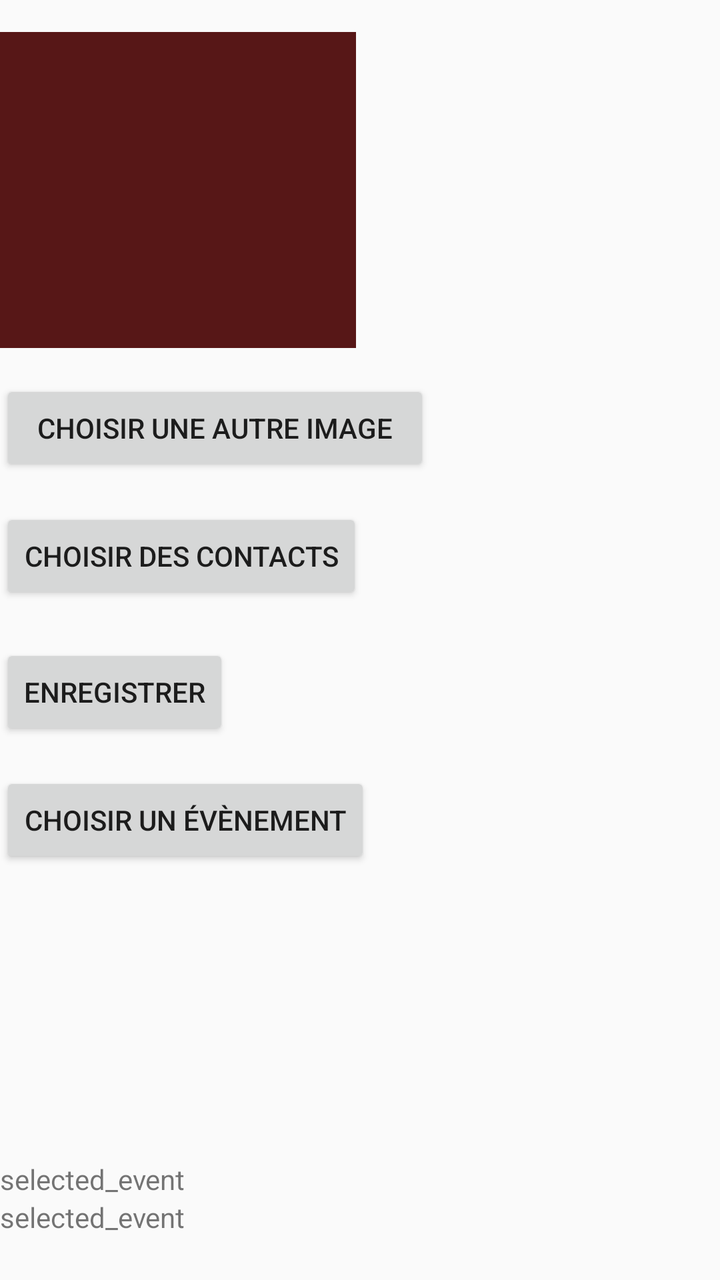
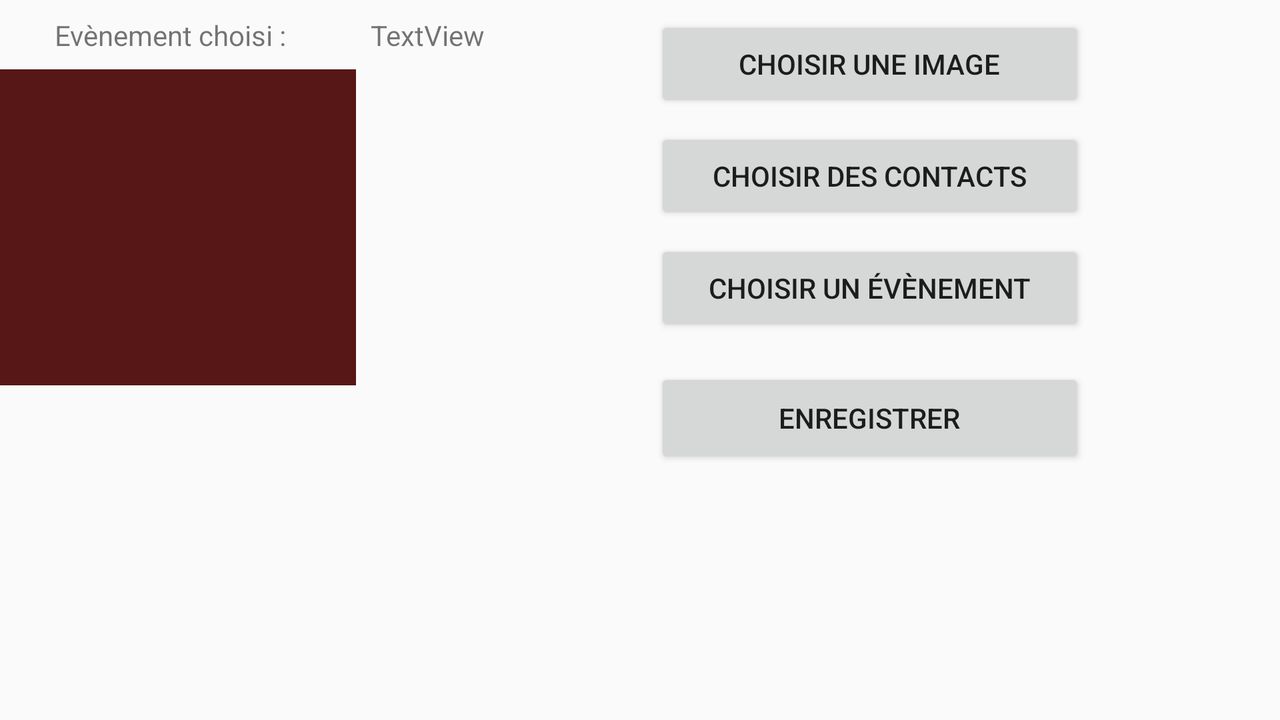

An Android layout and its configuration variant, each rendered on a device that would load it. The default file and the variant file are quoted in full after the pictures.
<!-- AndroidManifest.xml: application theme AppTheme -->
<!-- res/layout/annotations.xml -->
<?xml version="1.0" encoding="utf-8"?>
<androidx.constraintlayout.widget.ConstraintLayout xmlns:android="http://schemas.android.com/apk/res/android"
    xmlns:app="http://schemas.android.com/apk/res-auto"
    xmlns:tools="http://schemas.android.com/tools"
    android:layout_width="match_parent"
    android:layout_height="match_parent">
    <ScrollView
        android:layout_width="match_parent"
        android:layout_height="match_parent">

        <LinearLayout
            android:layout_width="match_parent"
            android:layout_height="match_parent"
            android:orientation="vertical">
            <ImageView
                android:id="@+id/selected_image_preview"
                android:layout_width="178dp"
                android:layout_height="158dp"
                android:layout_marginTop="16dp"
                android:background="#571717"
                app:layout_constraintEnd_toEndOf="parent"
                app:layout_constraintHorizontal_bias="0.5"
                app:layout_constraintStart_toStartOf="parent"
                app:layout_constraintTop_toTopOf="parent"
                tools:srcCompat="@tools:sample/avatars" />

            <Button
                android:id="@+id/choose_img"
                android:layout_width="215dp"
                android:layout_height="48dp"
                android:layout_marginTop="16dp"
                android:text="Choisir une autre image"
                app:layout_constraintEnd_toEndOf="parent"
                app:layout_constraintHorizontal_bias="0.5"
                app:layout_constraintStart_toStartOf="parent"
                app:layout_constraintTop_toBottomOf="@+id/selected_image_preview" />

            <Button
                android:id="@+id/choose_contacts"
                android:layout_width="wrap_content"
                android:layout_height="wrap_content"
                android:layout_marginTop="16dp"
                android:text="Choisir des contacts"
                app:layout_constraintEnd_toEndOf="parent"
                app:layout_constraintHorizontal_bias="0.497"
                app:layout_constraintStart_toStartOf="parent"
                app:layout_constraintTop_toBottomOf="@+id/choose_img" />

            <Button
                android:id="@+id/save_annotation"
                android:layout_width="wrap_content"
                android:layout_height="wrap_content"
                android:layout_marginTop="20dp"
                android:text="Enregistrer"
                app:layout_constraintEnd_toEndOf="parent"
                app:layout_constraintStart_toStartOf="parent"
                app:layout_constraintTop_toBottomOf="@+id/selected_contacts" />

            <Button
                android:id="@+id/choose_event"
                android:layout_width="wrap_content"
                android:layout_height="wrap_content"
                android:layout_marginTop="16dp"
                android:text="Choisir un évènement"
                app:layout_constraintEnd_toEndOf="parent"
                app:layout_constraintHorizontal_bias="0.5"
                app:layout_constraintStart_toStartOf="parent"
                app:layout_constraintTop_toBottomOf="@+id/choose_contacts" />

            <ListView
                android:id="@+id/selected_contacts"
                android:layout_width="298dp"
                android:layout_height="102dp"
                android:layout_marginTop="44dp"
                app:layout_constraintEnd_toEndOf="parent"
                app:layout_constraintHorizontal_bias="0.495"
                app:layout_constraintStart_toStartOf="parent"
                app:layout_constraintTop_toBottomOf="@+id/choose_event">

            </ListView>

            <TextView
                android:id="@+id/selected_event"
                android:layout_width="wrap_content"
                android:layout_height="wrap_content"
                android:text="selected_event"
                app:layout_constraintBottom_toTopOf="@+id/save_annotation"
                app:layout_constraintEnd_toEndOf="parent"
                app:layout_constraintHorizontal_bias="0.498"
                app:layout_constraintStart_toStartOf="parent"
                app:layout_constraintTop_toBottomOf="@+id/choose_event"
                app:layout_constraintVertical_bias="0.087" />

            <TextView
                android:id="@+id/selected_pic"
                android:layout_width="wrap_content"
                android:layout_height="wrap_content"
                android:text="selected_event"
                app:layout_constraintBottom_toTopOf="@+id/save_annotation"
                app:layout_constraintEnd_toEndOf="parent"
                app:layout_constraintHorizontal_bias="0.498"
                app:layout_constraintStart_toStartOf="parent"
                app:layout_constraintTop_toBottomOf="@+id/choose_event"
                app:layout_constraintVertical_bias="0.087" />
        </LinearLayout>
    </ScrollView>

</androidx.constraintlayout.widget.ConstraintLayout>
<!-- resources referenced by this layout -->
<resources>
  <style name="AppTheme" parent="Theme.AppCompat.Light.DarkActionBar">
          
          <item name="colorPrimary">@color/colorPrimary</item>
          <item name="colorPrimaryDark">@color/colorPrimaryDark</item>
          <item name="colorAccent">@color/colorAccent</item>
      </style>
</resources>
<!-- res/layout-land/annotations.xml (the repository's variant of the layout above) -->
<!-- drawn on the phone turned sideways -->
<?xml version="1.0" encoding="utf-8"?>
<androidx.constraintlayout.widget.ConstraintLayout xmlns:android="http://schemas.android.com/apk/res/android"
    xmlns:app="http://schemas.android.com/apk/res-auto"
    xmlns:tools="http://schemas.android.com/tools"
    android:layout_width="match_parent"
    android:layout_height="match_parent">

    <ImageView
        android:id="@+id/selected_image_preview"
        android:layout_width="178dp"
        android:layout_height="158dp"
        android:layout_marginTop="16dp"
        android:background="#571717"
        app:layout_constraintBottom_toBottomOf="parent"
        app:layout_constraintTop_toTopOf="parent"
        app:layout_constraintVertical_bias="0.100000024"
        tools:layout_editor_absoluteX="44dp"
        tools:srcCompat="@tools:sample/avatars" />

    <ListView
        android:id="@+id/selected_contacts"
        android:layout_width="335dp"
        android:layout_height="95dp"
        android:layout_marginTop="8dp"
        app:layout_constraintTop_toBottomOf="@+id/selected_image_preview"
        tools:layout_editor_absoluteX="20dp">

    </ListView>

    <Button
        android:id="@+id/choose_contacts"
        android:layout_width="215dp"
        android:layout_height="48dp"
        android:layout_marginTop="8dp"
        android:layout_marginEnd="16dp"
        android:layout_marginRight="16dp"
        android:text="Choisir des contacts"
        app:layout_constraintEnd_toEndOf="parent"
        app:layout_constraintHorizontal_bias="0.8"
        app:layout_constraintStart_toStartOf="parent"
        app:layout_constraintTop_toBottomOf="@+id/choose_img" />

    <TextView
        android:id="@+id/selected_event"
        android:layout_width="wrap_content"
        android:layout_height="wrap_content"
        android:layout_marginStart="8dp"
        android:layout_marginLeft="8dp"
        android:text="TextView"
        app:layout_constraintBottom_toBottomOf="@+id/selected_event_label"
        app:layout_constraintStart_toEndOf="@+id/selected_event_label" />

    <Button
        android:id="@+id/choose_event"
        android:layout_width="215dp"
        android:layout_height="48dp"
        android:layout_marginTop="8dp"
        android:layout_marginEnd="16dp"
        android:layout_marginRight="16dp"
        android:text="Choisir un évènement"
        app:layout_constraintEnd_toEndOf="parent"
        app:layout_constraintHorizontal_bias="0.8"
        app:layout_constraintStart_toStartOf="parent"
        app:layout_constraintTop_toBottomOf="@+id/choose_contacts" />

    <TextView
        android:id="@+id/selected_contacts_label"
        android:layout_width="wrap_content"
        android:layout_height="wrap_content"
        android:layout_marginTop="8dp"
        android:layout_marginBottom="4dp"
        android:text="Contacts choisis :"
        app:layout_constraintBottom_toTopOf="@+id/selected_contacts"
        app:layout_constraintStart_toStartOf="@+id/selected_contacts"
        app:layout_constraintTop_toBottomOf="@+id/selected_image_preview" />

    <Button
        android:id="@+id/save_annotation"
        android:layout_width="215dp"
        android:layout_height="50dp"
        android:layout_marginTop="16dp"
        android:layout_marginEnd="16dp"
        android:layout_marginRight="16dp"
        android:text="Enregistrer"
        app:layout_constraintEnd_toEndOf="parent"
        app:layout_constraintHorizontal_bias="0.8"
        app:layout_constraintStart_toStartOf="parent"
        app:layout_constraintTop_toBottomOf="@+id/choose_event" />

    <TextView
        android:id="@+id/selected_event_label"
        android:layout_width="150dp"
        android:layout_height="0dp"
        android:layout_marginTop="8dp"
        android:text="Evènement choisi :"
        app:layout_constraintEnd_toEndOf="parent"
        app:layout_constraintHorizontal_bias="0.056"
        app:layout_constraintStart_toStartOf="parent"
        app:layout_constraintTop_toTopOf="parent" />

    <Button
        android:id="@+id/choose_img"
        android:layout_width="215dp"
        android:layout_height="48dp"
        android:layout_marginTop="8dp"
        android:layout_marginEnd="16dp"
        android:layout_marginRight="16dp"
        android:text="Choisir une image"
        app:layout_constraintEnd_toEndOf="parent"
        app:layout_constraintHorizontal_bias="0.8"
        app:layout_constraintStart_toStartOf="parent"
        app:layout_constraintTop_toTopOf="parent" />

</androidx.constraintlayout.widget.ConstraintLayout>
